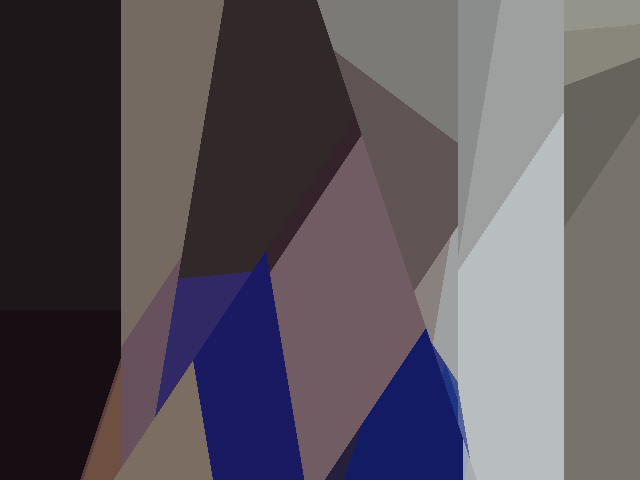
#> input picture data/example_images/current2.png, 640 x 480 px
$ python -i stylize.py   (imports and definitions only)
#> lines starting #> are read from the running program, lines starting #| are printed output that depends on the picture
import numpy as np
from skimage.transform import resize,rescale
from sklearn.ensemble import RandomForestRegressor as RFR
from skimage.color import rgb2lab,lab2rgb
from scipy.spatial.distance import cdist

from time import time
from itertools import product

def coordinate_features(coordinates,n=4):
	x,y = coordinates[:,0],coordinates[:,1]
	features = coordinates
	m = 1
	for _ in range(n):
		features = np.hstack((features,np.column_stack((m*x+y,m*x-y,x+m*y,x-m*y))))
		m *= 2
	return features

def gen_x(w,h,landmarks=None):
	xx,yy = np.meshgrid(np.arange(w),np.arange(h))
	coordinates = np.column_stack((xx.reshape(-1,1),yy.reshape(-1,1)))
	scaled_coordinates = coordinates/np.asarray([[w,h]],dtype=float)

	if landmarks is None:
		features = coordinate_features(scaled_coordinates)
	else:
		features = cdist(scaled_coordinates,landmarks)

	return np.hstack((coordinates,features))

def gen_xy(img,landmarks=None):
	w,h = img.shape[:2]
	X = gen_x(w,h,landmarks)
	x = X[:,0].astype(int)
	y = X[:,1].astype(int)
	Y = img[x,y]
	return X,Y

def pred_to_img(pred,X,w,h):
	pred_img = np.zeros((w,h,3))
	x = X[:,0].astype(int)
	y = X[:,1].astype(int)
	pred_img[x,y] = pred
	return pred_img

def pixel_scale(img,npxs):
	w,h = img.shape[:2]
	x = np.sqrt(npxs/(w*h*3.))
	img = resize(img,(int(round(w*x)),int(round(h*x))))
	return img

def render(img,
		   features='coordinates',
		   ratio=0.00025,
		   iterations=1,
		   lab=True,
		   depth=None,
		   npxs=5e5,
		   anti_aliasing=False,
		   verbose=False):
	"""
	Features decides the inputs for the model, current options are 'coordinates' for coordinate based features
	and 'landmarks' for distance to landmarks features. Render time and memory usage is about 2x using landmarks features.
	Default is 'coordinates'.

	ratio corresponds to the ratio of the size of the smallest details the model is allowed to use compared to the whole image.
	Default is 0.001, 1 would correspond to not fitting to anything while 0 would fit down to individual pixels.

	iterations is how many randomized runs of the base model to use for averaging in the final prediction.
	1 is default is corresponds to sharp boundaries. 10-100 would result in a much smoother more painterly result.
	Render time and memory usage increases linearly with number of iterations.

	lab decides whether to fit the model in lab color space instead of rgb color space.
	Default is True.

	depth decides how many levels of splits the regressor is allowed to have.
	Default is None which corresponds to as many as needed.

	np decides how many pixels to resize the source image to internally for fitting.
	Default is 500,000.

	anti_aliasing decides whether or not to use 2x grid super sampling.
	Default is False. Render time and memory usage will be increased over 2x.

	verbose controls whether to print info about a render
	Default is False.
	"""
	t = time()

	w,h = img.shape[:2]

	wrender,hrender = w,h
	if anti_aliasing:
		wrender,hrender = w*2,h*2

	img_o = pixel_scale(img,npxs)
	wfit,hfit = img_o.shape[:2]

	if lab:
		img = rgb2lab(img_o)

	if features == 'landmarks':
		locations = list(np.linspace(0,1,7))
		landmarks = list(product(locations,locations))
	else:
		landmarks = None

	X,Y = gen_xy(img,landmarks)
	xrender = gen_x(wrender,hrender,landmarks)

	min_samples = int(round(ratio*len(X)))
	model = RFR(n_estimators=iterations,n_jobs=-1,max_depth=depth,random_state=42,min_samples_leaf=min_samples)
	model.fit(X[:,2:],Y)

	pred = model.predict(xrender[:,2:])
	pred_img = pred_to_img(pred,xrender,wrender,hrender)

	if lab:
		pred_img = lab2rgb(pred_img)

	error = np.mean(np.square(resize(pred_img,(wfit,hfit))-img_o))*255.

	if anti_aliasing:
		pred_img = resize(pred_img,(w,h))

	# [5 lines of commented-out code are left out]

	return pred_img

>>> import cv2
>>> picture = cv2.cvtColor(cv2.imread('example_images/current2.png'), cv2.COLOR_BGR2RGB)
>>> result = render(picture)
#> in pixel_scale, `img = resize(img,(int(round(w*x)),int(round(h*x))))`:
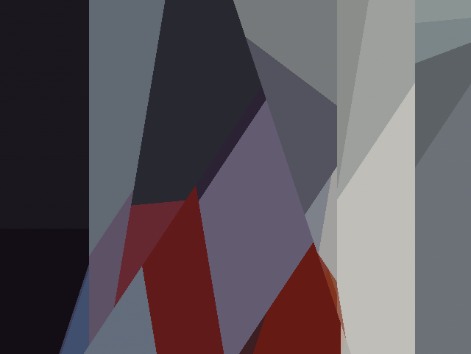
#> img: shape (354, 471, 3) float64; mean of channels 0, 1, 2 0.361, 0.336, 0.364; drawn as B, G, R
#> in render, `img = rgb2lab(img_o)`: img: shape (354, 471, 3) float64; mean of channels 0, 1, 2 36.3, 5.4, -3.3
#> in render, `min_samples = int(round(ratio*len(X)))`: min_samples = 42
#> in pred_to_img, `pred_img[x,y] = pred`:
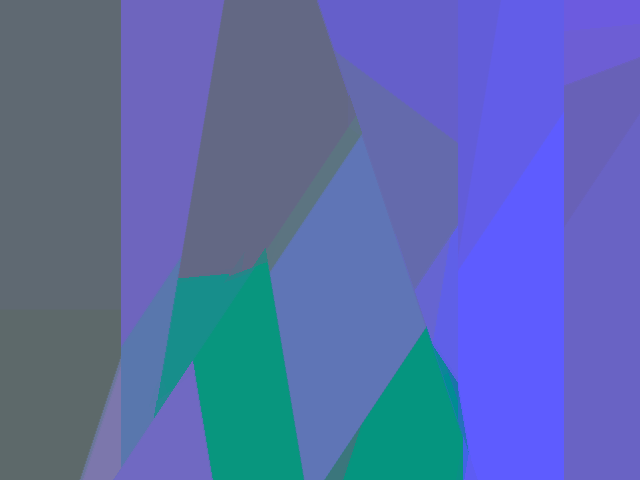
#> pred_img: shape (480, 640, 3) float64; mean of channels 0, 1, 2 36.3, 5.4, -3.3; drawn with min black and max white
#> in render, `error = np.mean(np.square(resize(pred_img,(wfit,hfit))-img_o))*255.`: error = 0.0108
